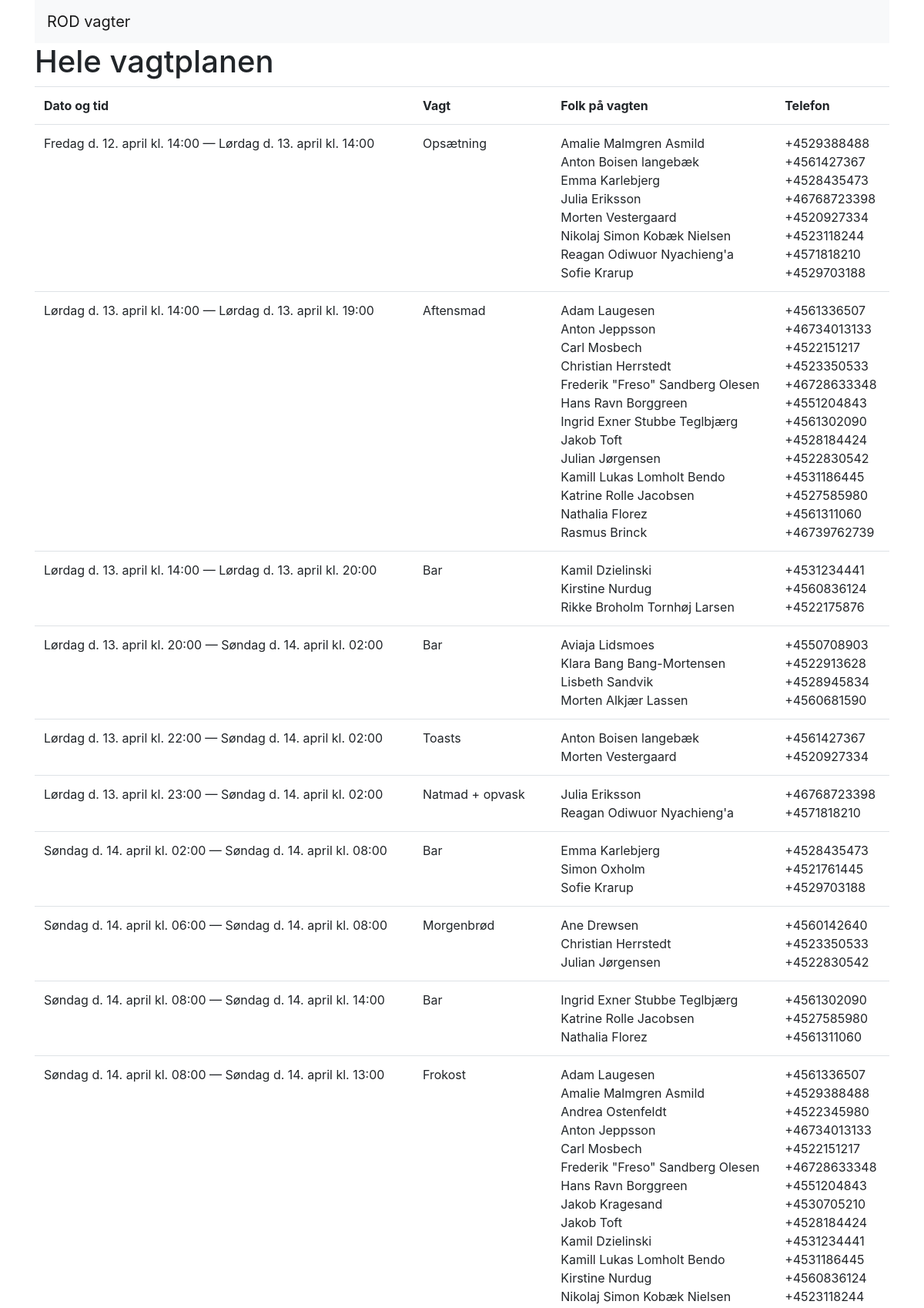
The app's page /shifts (upper part) with its own data.
### model.py (models this page shows, shortened)
class Shift(Model):
    title = CharField()
    num_people = IntegerField()
    starts = DateTimeField()
    ends = DateTimeField()
    needs_driver = BooleanField()
    is_kitchen = BooleanField()
    is_bar = BooleanField()
    is_high_tempo = BooleanField()
    number_of_constraints = 0
    class Meta:
        database = db
    def get_volunteers(self):
        return Volunteer.select().join(VolunteerShiftRelation).where(VolunteerShiftRelation.shift == self).order_by(Volunteer.name)

class Volunteer(Model):
    name = CharField(unique=True)
    phone_number = CharField(null=True)
    ice_number = CharField(null=True)
    email = CharField(null=True)
    can_drive = BooleanField(null=True)
    has_car = BooleanField(null=True)
    available_start = DateTimeField()
    available_end = DateTimeField()
    comments = TextField(null=True)
    load_multiplier = FloatField()
    has_had_friends_added = BooleanField(null=True)
    class Meta:
        database = db

### manager.py (the view)
@app.route("/shifts")
def shifts():
    shifts = Shift.select().order_by(Shift.starts)
    return render_template('shifts.html', shifts=shifts)

### manager.py (called while the page is built)
@app.template_filter('roddate')
def roddate(value):
    weekday = WEEKDAYS[int(value.strftime("%w"))]
    month = MONTHS[int(value.strftime("%-m"))]
    return weekday + " " + value.strftime("d. %-d. ") + month + value.strftime(" kl. %H:%M")

@app.after_request
def add_header(r):
    r.headers["Cache-Control"] = "no-cache, no-store, must-revalidate"
    r.headers["Pragma"] = "no-cache"
    r.headers["Expires"] = "0"
    r.headers['Cache-Control'] = 'public, max-age=0'
    return r

### templates/shifts.html
{% extends "base.html" %}
{% block body %}
<h1>Hele vagtplanen</h1>
<table class="table">
  <tr>
    <th>Dato og tid</th>
    <th>Vagt</th>
    <th>Folk på vagten</th>
    <th>Telefon</th>
  </tr>
  {% for shift in shifts %}
  <tr>
    <td>
      {{ shift.starts|roddate }} &mdash; {{ shift.ends|roddate }}
    </td>
    <td>
      {{ shift.title }}
    </td>
    <td>
      {% for vol in shift.get_volunteers() %}
      {{ vol.name }} <br>
      {% endfor %}
    </td>
    <td>
      {% for vol in shift.get_volunteers() %}
      {{ vol.phone_number }} <br>
      {% endfor %}
    </td>
  </tr>
  {% endfor %}
</table>
{% endblock %}

### records on screen
Shift: starts|roddate "Fredag d. 12. april kl. 14:00", ends|roddate "Lørdag d. 13. april kl. 14:00", title "Opsætning"
Volunteer: name "Amalie Malmgren Asmild", phone_number "+4529388488"
Volunteer: name "Anton Boisen langebæk", phone_number "+4561427367"
Volunteer: name "Emma Karlebjerg", phone_number "+4528435473"
Volunteer: name "Julia Eriksson", phone_number "+46768723398"
Volunteer: name "Morten Vestergaard", phone_number "+4520927334"
Volunteer: name "Nikolaj Simon Kobæk Nielsen", phone_number "+4523118244"
Volunteer: name "Reagan Odiwuor Nyachieng'a", phone_number "+4571818210"
Volunteer: name "Sofie Krarup", phone_number "+4529703188"
Shift: starts|roddate "Lørdag d. 13. april kl. 14:00", ends|roddate "Lørdag d. 13. april kl. 19:00", title "Aftensmad"
Volunteer: name "Adam Laugesen", phone_number "+4561336507"
Volunteer: name "Anton Jeppsson", phone_number "+46734013133"
Volunteer: name "Carl Mosbech", phone_number "+4522151217"
Volunteer: name "Christian Herrstedt", phone_number "+4523350533"
Volunteer: name "Frederik \"Freso\" Sandberg Olesen", phone_number "+46728633348"
Volunteer: name "Hans Ravn Borggreen", phone_number "+4551204843"
Volunteer: name "Ingrid Exner Stubbe Teglbjærg", phone_number "+4561302090"
Volunteer: name "Jakob Toft", phone_number "+4528184424"
Volunteer: name "Julian Jørgensen", phone_number "+4522830542"
Volunteer: name "Kamill Lukas Lomholt Bendo", phone_number "+4531186445"
Volunteer: name "Katrine Rolle Jacobsen", phone_number "+4527585980"
Volunteer: name "Nathalia Florez", phone_number "+4561311060"
Volunteer: name "Rasmus Brinck", phone_number "+46739762739"
Shift: starts|roddate "Lørdag d. 13. april kl. 14:00", ends|roddate "Lørdag d. 13. april kl. 20:00", title "Bar"
Volunteer: name "Kamil Dzielinski", phone_number "+4531234441"
Volunteer: name "Kirstine Nurdug", phone_number "+4560836124"
Volunteer: name "Rikke Broholm Tornhøj Larsen", phone_number "+4522175876"
Shift: starts|roddate "Lørdag d. 13. april kl. 20:00", ends|roddate "Søndag d. 14. april kl. 02:00", title "Bar"
Volunteer: name "Aviaja Lidsmoes", phone_number "+4550708903"
Volunteer: name "Klara Bang Bang-Mortensen", phone_number "+4522913628"
Volunteer: name "Lisbeth Sandvik", phone_number "+4528945834"
Volunteer: name "Morten Alkjær Lassen", phone_number "+4560681590"
Shift: starts|roddate "Lørdag d. 13. april kl. 22:00", ends|roddate "Søndag d. 14. april kl. 02:00", title "Toasts"
Shift: starts|roddate "Lørdag d. 13. april kl. 23:00", ends|roddate "Søndag d. 14. april kl. 02:00", title "Natmad + opvask"
Shift: starts|roddate "Søndag d. 14. april kl. 02:00", ends|roddate "Søndag d. 14. april kl. 08:00", title "Bar"
Volunteer: name "Simon Oxholm", phone_number "+4521761445"
Shift: starts|roddate "Søndag d. 14. april kl. 06:00", ends|roddate "Søndag d. 14. april kl. 08:00", title "Morgenbrød"
Volunteer: name "Ane Drewsen", phone_number "+4560142640"
Shift: starts|roddate "Søndag d. 14. april kl. 08:00", ends|roddate "Søndag d. 14. april kl. 14:00", title "Bar"
Shift: starts|roddate "Søndag d. 14. april kl. 08:00", ends|roddate "Søndag d. 14. april kl. 13:00", title "Frokost"
Volunteer: name "Andrea Ostenfeldt", phone_number "+4522345980"
Volunteer: name "Jakob Kragesand", phone_number "+4530705210"
